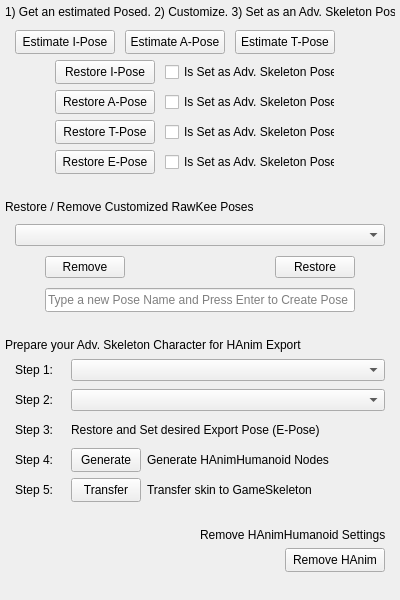
<?xml version="1.0" encoding="UTF-8"?>
<ui version="4.0">
 <class>Frame</class>
 <widget class="QFrame" name="Frame">
  <property name="geometry">
   <rect>
    <x>0</x>
    <y>0</y>
    <width>400</width>
    <height>600</height>
   </rect>
  </property>
  <property name="minimumSize">
   <size>
    <width>400</width>
    <height>600</height>
   </size>
  </property>
  <property name="maximumSize">
   <size>
    <width>400</width>
    <height>600</height>
   </size>
  </property>
  <property name="windowTitle">
   <string>Frame</string>
  </property>
  <layout class="QGridLayout" name="gridLayout">
   <property name="leftMargin">
    <number>0</number>
   </property>
   <property name="topMargin">
    <number>0</number>
   </property>
   <property name="rightMargin">
    <number>0</number>
   </property>
   <property name="bottomMargin">
    <number>0</number>
   </property>
   <item row="0" column="0">
    <layout class="QVBoxLayout" name="akVLayout">
     <item>
      <layout class="QVBoxLayout" name="verticalLayout">
       <property name="leftMargin">
        <number>5</number>
       </property>
       <property name="rightMargin">
        <number>5</number>
       </property>
       <item>
        <widget class="QLabel" name="initailInstructions">
         <property name="minimumSize">
          <size>
           <width>0</width>
           <height>24</height>
          </size>
         </property>
         <property name="maximumSize">
          <size>
           <width>16777215</width>
           <height>24</height>
          </size>
         </property>
         <property name="text">
          <string>1) Get an estimated Posed. 2) Customize. 3) Set as an Adv. Skeleton Pose</string>
         </property>
        </widget>
       </item>
       <item>
        <layout class="QHBoxLayout" name="estimateLayout">
         <property name="spacing">
          <number>10</number>
         </property>
         <property name="leftMargin">
          <number>10</number>
         </property>
         <item>
          <widget class="QPushButton" name="estimateIPose">
           <property name="minimumSize">
            <size>
             <width>100</width>
             <height>24</height>
            </size>
           </property>
           <property name="maximumSize">
            <size>
             <width>100</width>
             <height>24</height>
            </size>
           </property>
           <property name="text">
            <string>Estimate I-Pose</string>
           </property>
          </widget>
         </item>
         <item>
          <widget class="QPushButton" name="estimateAPose">
           <property name="minimumSize">
            <size>
             <width>100</width>
             <height>24</height>
            </size>
           </property>
           <property name="maximumSize">
            <size>
             <width>100</width>
             <height>24</height>
            </size>
           </property>
           <property name="text">
            <string>Estimate A-Pose</string>
           </property>
          </widget>
         </item>
         <item>
          <widget class="QPushButton" name="estimateTPose">
           <property name="minimumSize">
            <size>
             <width>100</width>
             <height>24</height>
            </size>
           </property>
           <property name="maximumSize">
            <size>
             <width>100</width>
             <height>24</height>
            </size>
           </property>
           <property name="text">
            <string>Estimate T-Pose</string>
           </property>
          </widget>
         </item>
         <item>
          <spacer name="horizontalSpacer_3">
           <property name="orientation">
            <enum>Qt::Horizontal</enum>
           </property>
           <property name="sizeHint" stdset="0">
            <size>
             <width>40</width>
             <height>20</height>
            </size>
           </property>
          </spacer>
         </item>
        </layout>
       </item>
       <item>
        <layout class="QHBoxLayout" name="iPoseLayout">
         <property name="spacing">
          <number>10</number>
         </property>
         <property name="leftMargin">
          <number>50</number>
         </property>
         <item>
          <widget class="QPushButton" name="restoreIPose">
           <property name="minimumSize">
            <size>
             <width>100</width>
             <height>24</height>
            </size>
           </property>
           <property name="maximumSize">
            <size>
             <width>100</width>
             <height>24</height>
            </size>
           </property>
           <property name="text">
            <string>Restore I-Pose</string>
           </property>
          </widget>
         </item>
         <item>
          <widget class="QCheckBox" name="iPoseCheckBox">
           <property name="minimumSize">
            <size>
             <width>170</width>
             <height>24</height>
            </size>
           </property>
           <property name="maximumSize">
            <size>
             <width>170</width>
             <height>24</height>
            </size>
           </property>
           <property name="text">
            <string>Is Set as Adv. Skeleton Pose</string>
           </property>
          </widget>
         </item>
         <item>
          <spacer name="horizontalSpacer">
           <property name="orientation">
            <enum>Qt::Horizontal</enum>
           </property>
           <property name="sizeHint" stdset="0">
            <size>
             <width>40</width>
             <height>20</height>
            </size>
           </property>
          </spacer>
         </item>
        </layout>
       </item>
       <item>
        <layout class="QHBoxLayout" name="aPoseLayout">
         <property name="spacing">
          <number>10</number>
         </property>
         <property name="leftMargin">
          <number>50</number>
         </property>
         <item>
          <widget class="QPushButton" name="restoreAPose">
           <property name="minimumSize">
            <size>
             <width>100</width>
             <height>24</height>
            </size>
           </property>
           <property name="maximumSize">
            <size>
             <width>100</width>
             <height>24</height>
            </size>
           </property>
           <property name="text">
            <string>Restore A-Pose</string>
           </property>
          </widget>
         </item>
         <item>
          <widget class="QCheckBox" name="aPoseCheckBox">
           <property name="minimumSize">
            <size>
             <width>170</width>
             <height>24</height>
            </size>
           </property>
           <property name="maximumSize">
            <size>
             <width>170</width>
             <height>24</height>
            </size>
           </property>
           <property name="text">
            <string>Is Set as Adv. Skeleton Pose</string>
           </property>
          </widget>
         </item>
         <item>
          <spacer name="horizontalSpacer_2">
           <property name="orientation">
            <enum>Qt::Horizontal</enum>
           </property>
           <property name="sizeHint" stdset="0">
            <size>
             <width>40</width>
             <height>20</height>
            </size>
           </property>
          </spacer>
         </item>
        </layout>
       </item>
       <item>
        <layout class="QHBoxLayout" name="tPoseLayout">
         <property name="spacing">
          <number>10</number>
         </property>
         <property name="leftMargin">
          <number>50</number>
         </property>
         <item>
          <widget class="QPushButton" name="pushButton">
           <property name="minimumSize">
            <size>
             <width>100</width>
             <height>24</height>
            </size>
           </property>
           <property name="maximumSize">
            <size>
             <width>100</width>
             <height>24</height>
            </size>
           </property>
           <property name="text">
            <string>Restore T-Pose</string>
           </property>
          </widget>
         </item>
         <item>
          <widget class="QCheckBox" name="checkBox">
           <property name="minimumSize">
            <size>
             <width>170</width>
             <height>24</height>
            </size>
           </property>
           <property name="maximumSize">
            <size>
             <width>170</width>
             <height>24</height>
            </size>
           </property>
           <property name="text">
            <string>Is Set as Adv. Skeleton Pose</string>
           </property>
          </widget>
         </item>
         <item>
          <spacer name="horizontalSpacer_4">
           <property name="orientation">
            <enum>Qt::Horizontal</enum>
           </property>
           <property name="sizeHint" stdset="0">
            <size>
             <width>40</width>
             <height>20</height>
            </size>
           </property>
          </spacer>
         </item>
        </layout>
       </item>
       <item>
        <layout class="QHBoxLayout" name="ePoseLayout">
         <property name="spacing">
          <number>10</number>
         </property>
         <property name="leftMargin">
          <number>50</number>
         </property>
         <item>
          <widget class="QPushButton" name="pushButton_2">
           <property name="minimumSize">
            <size>
             <width>100</width>
             <height>24</height>
            </size>
           </property>
           <property name="maximumSize">
            <size>
             <width>100</width>
             <height>24</height>
            </size>
           </property>
           <property name="text">
            <string>Restore E-Pose</string>
           </property>
          </widget>
         </item>
         <item>
          <widget class="QCheckBox" name="checkBox_2">
           <property name="minimumSize">
            <size>
             <width>170</width>
             <height>24</height>
            </size>
           </property>
           <property name="maximumSize">
            <size>
             <width>170</width>
             <height>24</height>
            </size>
           </property>
           <property name="text">
            <string>Is Set as Adv. Skeleton Pose</string>
           </property>
          </widget>
         </item>
         <item>
          <spacer name="horizontalSpacer_5">
           <property name="orientation">
            <enum>Qt::Horizontal</enum>
           </property>
           <property name="sizeHint" stdset="0">
            <size>
             <width>40</width>
             <height>20</height>
            </size>
           </property>
          </spacer>
         </item>
        </layout>
       </item>
      </layout>
     </item>
     <item>
      <layout class="QVBoxLayout" name="customLayout">
       <property name="spacing">
        <number>10</number>
       </property>
       <property name="leftMargin">
        <number>5</number>
       </property>
       <property name="topMargin">
        <number>20</number>
       </property>
       <property name="rightMargin">
        <number>5</number>
       </property>
       <item>
        <widget class="QLabel" name="customPoseLabel">
         <property name="sizePolicy">
          <sizepolicy hsizetype="Preferred" vsizetype="Preferred">
           <horstretch>0</horstretch>
           <verstretch>0</verstretch>
          </sizepolicy>
         </property>
         <property name="text">
          <string>Restore / Remove Customized RawKee Poses</string>
         </property>
         <property name="alignment">
          <set>Qt::AlignBottom|Qt::AlignLeading|Qt::AlignLeft</set>
         </property>
        </widget>
       </item>
       <item>
        <layout class="QHBoxLayout" name="comboBoxLayout">
         <property name="spacing">
          <number>0</number>
         </property>
         <property name="leftMargin">
          <number>10</number>
         </property>
         <property name="rightMargin">
          <number>10</number>
         </property>
         <item>
          <widget class="QComboBox" name="customBPBox">
           <property name="minimumSize">
            <size>
             <width>0</width>
             <height>0</height>
            </size>
           </property>
           <property name="maximumSize">
            <size>
             <width>16777215</width>
             <height>16777215</height>
            </size>
           </property>
           <property name="placeholderText">
            <string>List of RawKee Bind Poses</string>
           </property>
          </widget>
         </item>
        </layout>
       </item>
       <item>
        <layout class="QHBoxLayout" name="removeRestoreLayout">
         <property name="leftMargin">
          <number>40</number>
         </property>
         <property name="rightMargin">
          <number>40</number>
         </property>
         <item>
          <widget class="QPushButton" name="pushButton_4">
           <property name="text">
            <string>Remove</string>
           </property>
          </widget>
         </item>
         <item>
          <spacer name="horizontalSpacer_6">
           <property name="orientation">
            <enum>Qt::Horizontal</enum>
           </property>
           <property name="sizeHint" stdset="0">
            <size>
             <width>40</width>
             <height>20</height>
            </size>
           </property>
          </spacer>
         </item>
         <item>
          <widget class="QPushButton" name="pushButton_3">
           <property name="text">
            <string>Restore</string>
           </property>
          </widget>
         </item>
        </layout>
       </item>
       <item>
        <layout class="QHBoxLayout" name="customEditLineLayout">
         <property name="spacing">
          <number>0</number>
         </property>
         <property name="leftMargin">
          <number>40</number>
         </property>
         <property name="rightMargin">
          <number>40</number>
         </property>
         <item>
          <widget class="QLineEdit" name="lineEdit">
           <property name="minimumSize">
            <size>
             <width>300</width>
             <height>24</height>
            </size>
           </property>
           <property name="maximumSize">
            <size>
             <width>16777215</width>
             <height>16777215</height>
            </size>
           </property>
           <property name="placeholderText">
            <string>Type a new Pose Name and Press Enter to Create Pose</string>
           </property>
          </widget>
         </item>
        </layout>
       </item>
      </layout>
     </item>
     <item>
      <layout class="QVBoxLayout" name="prepLayout">
       <property name="leftMargin">
        <number>5</number>
       </property>
       <property name="topMargin">
        <number>20</number>
       </property>
       <property name="rightMargin">
        <number>5</number>
       </property>
       <item>
        <layout class="QHBoxLayout" name="prepLabelLayout">
         <item>
          <widget class="QLabel" name="label">
           <property name="text">
            <string>Prepare your Adv. Skeleton Character for HAnim Export</string>
           </property>
          </widget>
         </item>
        </layout>
       </item>
       <item>
        <layout class="QHBoxLayout" name="skelConfigLayoutStep2">
         <property name="leftMargin">
          <number>10</number>
         </property>
         <property name="rightMargin">
          <number>10</number>
         </property>
         <item>
          <widget class="QLabel" name="skelConfigLabel">
           <property name="minimumSize">
            <size>
             <width>50</width>
             <height>24</height>
            </size>
           </property>
           <property name="maximumSize">
            <size>
             <width>50</width>
             <height>24</height>
            </size>
           </property>
           <property name="text">
            <string>Step 1:</string>
           </property>
          </widget>
         </item>
         <item>
          <widget class="QComboBox" name="comboBox">
           <property name="placeholderText">
            <string>Choose your SkeletonConfiguration</string>
           </property>
           <item>
            <property name="text">
             <string>BASIC</string>
            </property>
           </item>
           <item>
            <property name="text">
             <string>RAWKEE</string>
            </property>
           </item>
          </widget>
         </item>
        </layout>
       </item>
       <item>
        <layout class="QHBoxLayout" name="loaLayoutStep1">
         <property name="leftMargin">
          <number>10</number>
         </property>
         <property name="rightMargin">
          <number>10</number>
         </property>
         <item>
          <widget class="QLabel" name="laoLabel">
           <property name="minimumSize">
            <size>
             <width>50</width>
             <height>24</height>
            </size>
           </property>
           <property name="maximumSize">
            <size>
             <width>50</width>
             <height>24</height>
            </size>
           </property>
           <property name="text">
            <string>Step 2:</string>
           </property>
          </widget>
         </item>
         <item>
          <widget class="QComboBox" name="comboBox_2">
           <property name="placeholderText">
            <string>Choose your Level of Articulation (LOA)</string>
           </property>
           <item>
            <property name="text">
             <string>Level -1</string>
            </property>
           </item>
           <item>
            <property name="text">
             <string>Level 0</string>
            </property>
           </item>
           <item>
            <property name="text">
             <string>Level 1</string>
            </property>
           </item>
           <item>
            <property name="text">
             <string>Level 2</string>
            </property>
           </item>
           <item>
            <property name="text">
             <string>Level 3</string>
            </property>
           </item>
           <item>
            <property name="text">
             <string>Level 4</string>
            </property>
           </item>
          </widget>
         </item>
        </layout>
       </item>
       <item>
        <layout class="QHBoxLayout" name="ePoseLayoutStep3">
         <property name="leftMargin">
          <number>10</number>
         </property>
         <property name="rightMargin">
          <number>10</number>
         </property>
         <item>
          <widget class="QLabel" name="step3Label">
           <property name="minimumSize">
            <size>
             <width>50</width>
             <height>24</height>
            </size>
           </property>
           <property name="maximumSize">
            <size>
             <width>50</width>
             <height>24</height>
            </size>
           </property>
           <property name="text">
            <string>Step 3:</string>
           </property>
          </widget>
         </item>
         <item>
          <widget class="QLabel" name="label_3">
           <property name="text">
            <string>Restore and Set desired Export Pose (E-Pose)</string>
           </property>
          </widget>
         </item>
         <item>
          <spacer name="horizontalSpacer_8">
           <property name="orientation">
            <enum>Qt::Horizontal</enum>
           </property>
           <property name="sizeHint" stdset="0">
            <size>
             <width>40</width>
             <height>20</height>
            </size>
           </property>
          </spacer>
         </item>
        </layout>
       </item>
       <item>
        <layout class="QHBoxLayout" name="genSkelLayoutStep4">
         <property name="leftMargin">
          <number>10</number>
         </property>
         <property name="rightMargin">
          <number>10</number>
         </property>
         <item>
          <widget class="QLabel" name="step4Label">
           <property name="minimumSize">
            <size>
             <width>50</width>
             <height>24</height>
            </size>
           </property>
           <property name="maximumSize">
            <size>
             <width>50</width>
             <height>24</height>
            </size>
           </property>
           <property name="text">
            <string>Step 4:</string>
           </property>
          </widget>
         </item>
         <item>
          <widget class="QPushButton" name="genHumanoidButton">
           <property name="sizePolicy">
            <sizepolicy hsizetype="Minimum" vsizetype="Preferred">
             <horstretch>0</horstretch>
             <verstretch>0</verstretch>
            </sizepolicy>
           </property>
           <property name="minimumSize">
            <size>
             <width>70</width>
             <height>24</height>
            </size>
           </property>
           <property name="maximumSize">
            <size>
             <width>70</width>
             <height>24</height>
            </size>
           </property>
           <property name="text">
            <string>Generate</string>
           </property>
          </widget>
         </item>
         <item>
          <widget class="QLabel" name="label_2">
           <property name="minimumSize">
            <size>
             <width>0</width>
             <height>24</height>
            </size>
           </property>
           <property name="maximumSize">
            <size>
             <width>16777215</width>
             <height>24</height>
            </size>
           </property>
           <property name="text">
            <string>Generate HAnimHumanoid Nodes</string>
           </property>
          </widget>
         </item>
         <item>
          <spacer name="horizontalSpacer_7">
           <property name="orientation">
            <enum>Qt::Horizontal</enum>
           </property>
           <property name="sizeHint" stdset="0">
            <size>
             <width>40</width>
             <height>20</height>
            </size>
           </property>
          </spacer>
         </item>
        </layout>
       </item>
       <item>
        <layout class="QHBoxLayout" name="step5Layout">
         <property name="leftMargin">
          <number>10</number>
         </property>
         <property name="rightMargin">
          <number>10</number>
         </property>
         <item>
          <widget class="QLabel" name="step5Label">
           <property name="minimumSize">
            <size>
             <width>50</width>
             <height>24</height>
            </size>
           </property>
           <property name="maximumSize">
            <size>
             <width>50</width>
             <height>24</height>
            </size>
           </property>
           <property name="text">
            <string>Step 5:</string>
           </property>
          </widget>
         </item>
         <item>
          <widget class="QPushButton" name="transferSkinButton">
           <property name="minimumSize">
            <size>
             <width>70</width>
             <height>24</height>
            </size>
           </property>
           <property name="maximumSize">
            <size>
             <width>70</width>
             <height>24</height>
            </size>
           </property>
           <property name="text">
            <string>Transfer</string>
           </property>
          </widget>
         </item>
         <item>
          <widget class="QLabel" name="transferLabel">
           <property name="minimumSize">
            <size>
             <width>170</width>
             <height>24</height>
            </size>
           </property>
           <property name="maximumSize">
            <size>
             <width>170</width>
             <height>24</height>
            </size>
           </property>
           <property name="text">
            <string>Transfer skin to GameSkeleton</string>
           </property>
          </widget>
         </item>
         <item>
          <spacer name="horizontalSpacer_9">
           <property name="orientation">
            <enum>Qt::Horizontal</enum>
           </property>
           <property name="sizeHint" stdset="0">
            <size>
             <width>40</width>
             <height>20</height>
            </size>
           </property>
          </spacer>
         </item>
        </layout>
       </item>
      </layout>
     </item>
     <item>
      <layout class="QVBoxLayout" name="remHAnimLayout">
       <property name="leftMargin">
        <number>10</number>
       </property>
       <property name="topMargin">
        <number>20</number>
       </property>
       <property name="rightMargin">
        <number>10</number>
       </property>
       <item>
        <layout class="QHBoxLayout" name="remLabelLayout">
         <property name="leftMargin">
          <number>190</number>
         </property>
         <item>
          <widget class="QLabel" name="remLabel">
           <property name="text">
            <string>Remove HAnimHumanoid Settings</string>
           </property>
          </widget>
         </item>
        </layout>
       </item>
       <item>
        <layout class="QHBoxLayout" name="remButtonlayout">
         <property name="leftMargin">
          <number>270</number>
         </property>
         <item>
          <widget class="QPushButton" name="remHAnimButton">
           <property name="minimumSize">
            <size>
             <width>100</width>
             <height>24</height>
            </size>
           </property>
           <property name="maximumSize">
            <size>
             <width>100</width>
             <height>24</height>
            </size>
           </property>
           <property name="text">
            <string>Remove HAnim</string>
           </property>
          </widget>
         </item>
        </layout>
       </item>
      </layout>
     </item>
     <item>
      <spacer name="verticalSpacer">
       <property name="orientation">
        <enum>Qt::Vertical</enum>
       </property>
       <property name="sizeHint" stdset="0">
        <size>
         <width>20</width>
         <height>40</height>
        </size>
       </property>
      </spacer>
     </item>
    </layout>
   </item>
  </layout>
 </widget>
 <resources/>
 <connections/>
</ui>
